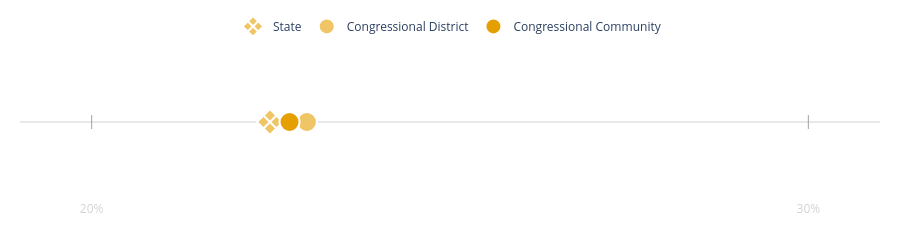

The code cell stored with this chart in its notebook:
### Code cell
fig_1 = make_line_comp_chart_plotly(age_bracket_cols[0])
fig_1

### Figure 1 — Plotly figure (JSON) as saved in the notebook; plotly's stock layout.template omitted (floating-point values rounded to 4 significant figures)
{"data": [{"hoverinfo": "skip", "marker": {"color": "lightgrey", "line": {"width": 1}, "size": 10, "symbol": "line-ns"}, "mode": "lines+markers", "opacity": 0.5, "showlegend": false, "type": "scatter", "x": [0, 0.1, 0.2, 0.3, 0.4, 0.5, 0.6, 0.7, 0.8, 0.9, 1], "y": [1, 1, 1, 1, 1, 1, 1, 1, 1, 1, 1]}, {"hovertemplate": "State: 22.5%<extra></extra>", "marker": {"color": "#F0C566", "line": {"color": "white", "width": 2}, "size": 20, "symbol": "diamond-x"}, "mode": "markers", "name": "State", "type": "scatter", "x": [0.2249], "y": [1]}, {"hovertemplate": "Congressional District: 23.0%<extra></extra>", "marker": {"color": "#F0C566", "line": {"color": "white", "width": 2}, "size": 20, "symbol": "circle"}, "mode": "markers", "name": "Congressional District", "type": "scatter", "x": [0.23], "y": [1]}, {"hovertemplate": "Congressional Community: 22.8%<extra></extra>", "marker": {"color": "#E69F00", "line": {"color": "white", "width": 2}, "size": 20, "symbol": "circle"}, "mode": "markers", "name": "Congressional Community", "type": "scatter", "x": [0.2276], "y": [1]}], "layout": {"height": 200, "legend": {"orientation": "h", "x": 0.5, "xanchor": "center", "y": 1.02, "yanchor": "bottom"}, "margin": {"b": 40, "l": 20, "r": 20, "t": 40}, "plot_bgcolor": "white", "xaxis": {"color": "lightgrey", "range": [0.19, 0.31], "showgrid": false, "tickmode": "array", "ticktext": ["0%", "10%", "20%", "30%", "40%", "50%", "60%", "70%", "80%", "90%", "100%"], "tickvals": [0, 0.1, 0.2, 0.3, 0.4, 0.5, 0.6, 0.7, 0.8, 0.9, 1], "zeroline": false}, "yaxis": {"range": [0.9, 1.1], "visible": false}}}
